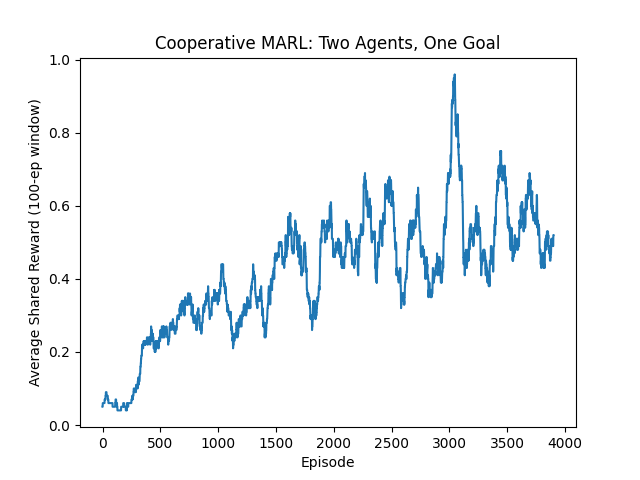

Generate this figure with Python:
import numpy as np
import random
import time
import matplotlib.pyplot as plt
from IPython.display import clear_output

# === Environment parameters ===
GRID_SIZE = 5
ACTIONS = ['UP', 'DOWN', 'LEFT', 'RIGHT']
ACTION_SPACE = len(ACTIONS)

def move(pos, action):
    x, y = pos
    if action == 0 and y > 0: y -= 1
    elif action == 1 and y < GRID_SIZE - 1: y += 1
    elif action == 2 and x > 0: x -= 1
    elif action == 3 and x < GRID_SIZE - 1: x += 1
    return (x, y)

def random_pos(exclude=None):
    pos = (random.randint(0, GRID_SIZE-1), random.randint(0, GRID_SIZE-1))
    while exclude and pos in exclude:
        pos = (random.randint(0, GRID_SIZE-1), random.randint(0, GRID_SIZE-1))
    return pos

# === Q-learning setup ===
Q1, Q2 = {}, {}

def get_Q(Q, state):
    if state not in Q:
        Q[state] = np.zeros(ACTION_SPACE)
    return Q[state]

alpha = 0.1
gamma = 0.9
epsilon = 0.3
episodes = 4000

# === Visualization ===
def render(a1, a2, goal, ep, total_r):
    clear_output(wait=True)
    grid = [["." for _ in range(GRID_SIZE)] for _ in range(GRID_SIZE)]
    gx, gy = goal
    x1, y1 = a1
    x2, y2 = a2
    grid[gy][gx] = "💰"
    grid[y1][x1] = "A1"
    grid[y2][x2] = "A2"
    print(f"Episode {ep} | Total reward: {total_r}")
    for row in grid:
        print(" ".join(row))
    time.sleep(0.05)

r_hist = []

# === Training loop ===
for ep in range(episodes):
    a1 = random_pos()
    a2 = random_pos(exclude=[a1])
    goal = random_pos(exclude=[a1, a2])
    total_r = 0

    for step in range(50):
        state = (a1, a2, goal)

        # Actions (epsilon-greedy)
        if random.random() < epsilon:
            act1 = random.randint(0, ACTION_SPACE-1)
            act2 = random.randint(0, ACTION_SPACE-1)
        else:
            act1 = np.argmax(get_Q(Q1, state))
            act2 = np.argmax(get_Q(Q2, state))

        # Move
        next_a1 = move(a1, act1)
        next_a2 = move(a2, act2)

        # Reward: only if both reach goal together
        r = 0
        if next_a1 == goal and next_a2 == goal:
            r = 1
            goal = random_pos(exclude=[next_a1, next_a2])

        next_state = (next_a1, next_a2, goal)

        # Update Q-values (shared reward)
        Q1[state] = get_Q(Q1, state)
        Q2[state] = get_Q(Q2, state)
        Q1[next_state] = get_Q(Q1, next_state)
        Q2[next_state] = get_Q(Q2, next_state)

        Q1[state][act1] += alpha * (r + gamma * np.max(Q1[next_state]) - Q1[state][act1])
        Q2[state][act2] += alpha * (r + gamma * np.max(Q2[next_state]) - Q2[state][act2])

        a1, a2 = next_a1, next_a2
        total_r += r

        if ep % 200 == 0:
            render(a1, a2, goal, ep, total_r)

    r_hist.append(total_r)
    epsilon = max(0.05, epsilon * 0.9995)

# === Results ===
clear_output(wait=True)
plt.plot(np.convolve(r_hist, np.ones(100)/100, mode='valid'))
plt.title("Cooperative MARL: Two Agents, One Goal")
plt.xlabel("Episode")
plt.ylabel("Average Shared Reward (100-ep window)")
# plt.show()
print("✅ Training complete!")
plt.savefig("coop.png")
print("Plot saved as rewards_plot.png")
